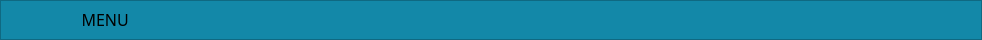
     <widget class="QFrame" name="frameSuperior">
      <property name="minimumSize">
       <size>
        <width>0</width>
        <height>40</height>
       </size>
      </property>
      <property name="maximumSize">
       <size>
        <width>16777215</width>
        <height>40</height>
       </size>
      </property>
      <property name="styleSheet">
       <string notr="true">background-color: rgb(19, 136, 168);</string>
      </property>
      <property name="frameShape">
       <enum>QFrame::StyledPanel</enum>
      </property>
      <property name="frameShadow">
       <enum>QFrame::Raised</enum>
      </property>
      <layout class="QHBoxLayout" name="horizontalLayout_2">
       <property name="spacing">
        <number>2</number>
       </property>
       <property name="leftMargin">
        <number>0</number>
       </property>
       <property name="topMargin">
        <number>0</number>
       </property>
       <property name="rightMargin">
        <number>0</number>
       </property>
       <property name="bottomMargin">
        <number>0</number>
       </property>
       <item>
        <widget class="QPushButton" name="btn_Menu">
         <property name="minimumSize">
          <size>
           <width>200</width>
           <height>35</height>
          </size>
         </property>
         <property name="font">
          <font>
           <family>Arial Black</family>
           <pointsize>12</pointsize>
           <weight>10</weight>
           <italic>false</italic>
           <bold>false</bold>
          </font>
         </property>
         <property name="styleSheet">
          <string notr="true">QPushButton{
background-color: rgb(19, 136, 168);
font :87 12pt &quot;Arial Black&quot;;
border-radius:0px;
}

QPushButton:hover{
background-color: white;
font :87 12pt &quot;Arial Black&quot;;
}</string>
         </property>
         <property name="text">
          <string>  MENU</string>
         </property>
         <property name="icon">
          <iconset>
           <normaloff>icons/menu.svg</normaloff>icons/menu.svg</iconset>
         </property>
         <property name="iconSize">
          <size>
           <width>32</width>
           <height>32</height>
          </size>
         </property>
        </widget>
       </item>
       <item>
        <spacer name="horizontalSpacer">
         <property name="orientation">
          <enum>Qt::Horizontal</enum>
         </property>
         <property name="sizeHint" stdset="0">
          <size>
           <width>644</width>
           <height>20</height>
          </size>
         </property>
        </spacer>
       </item>
       <item>
        <widget class="QPushButton" name="btn_Minimizar">
         <property name="styleSheet">
          <string notr="true">QPushButton{
border:0px;
}
QPushButton:hover{
border:5px solid #aa00ff;
backgroud-color:#ffff00;
}</string>
         </property>
         <property name="text">
          <string/>
         </property>
         <property name="icon">
          <iconset>
           <normaloff>icons/minus-square.svg</normaloff>icons/minus-square.svg</iconset>
         </property>
         <property name="iconSize">
          <size>
           <width>32</width>
           <height>32</height>
          </size>
         </property>
        </widget>
       </item>
       <item>
        <widget class="QPushButton" name="btn_Restaurar">
         <property name="styleSheet">
          <string notr="true">QPushButton{
border:0px;
}
QPushButton:hover{
border:5px solid #aa00ff;
backgroud-color:#ffff00;
}
</string>
         </property>
         <property name="text">
          <string/>
         </property>
         <property name="icon">
          <iconset>
           <normaloff>icons/minimize.svg</normaloff>icons/minimize.svg</iconset>
         </property>
         <property name="iconSize">
          <size>
           <width>32</width>
           <height>32</height>
          </size>
         </property>
        </widget>
       </item>
       <item>
        <widget class="QPushButton" name="btn_Maximizar">
         <property name="maximumSize">
          <size>
           <width>16777215</width>
           <height>35</height>
          </size>
         </property>
         <property name="styleSheet">
          <string notr="true">QPushButton{
border:0px;
}
QPushButton:hover{
border:5px solid #aa00ff;
backgroud-color:#ffff00;
}
</string>
         </property>
         <property name="text">
          <string/>
         </property>
         <property name="icon">
          <iconset>
           <normaloff>icons/maximize.svg</normaloff>icons/maximize.svg</iconset>
         </property>
         <property name="iconSize">
          <size>
           <width>32</width>
           <height>32</height>
          </size>
         </property>
        </widget>
       </item>
       <item>
        <widget class="QPushButton" name="btn_Cerrar">
         <property name="maximumSize">
          <size>
           <width>16777215</width>
           <height>35</height>
          </size>
         </property>
         <property name="styleSheet">
          <string notr="true">QPushButton{
border:0px;
}
QPushButton:hover{
border:5px solid #aa00ff;
backgroud-color:#ffff00;
}
</string>
         </property>
         <property name="text">
          <string/>
         </property>
         <property name="icon">
          <iconset>
           <normaloff>icons/x-square.svg</normaloff>icons/x-square.svg</iconset>
         </property>
         <property name="iconSize">
          <size>
           <width>32</width>
           <height>32</height>
          </size>
         </property>
        </widget>
       </item>
      </layout>
     </widget>
